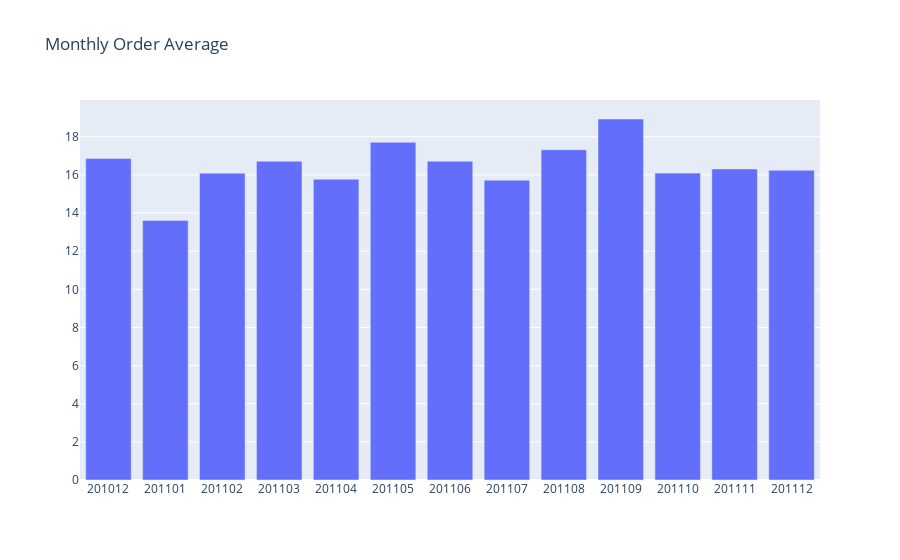

Here is the notebook cell this chart was saved with:
### Code cell
# Visualization
plot_data = [
    go.Bar(
        x = data_monthly_order_avg['InvoiceYearMonth'],
        y = data_monthly_order_avg['Revenue']
    )
]

plot_layout = go.Layout(
        xaxis = {"type": "category"},
        title = 'Monthly Order Average'
    )
fig = go.Figure(data = plot_data, layout = plot_layout)
pyoff.iplot(fig)

### Figure 1 — Plotly figure (JSON) as saved in the notebook; plotly's stock layout.template omitted (floating-point values rounded to 4 significant figures)
{"data": [{"type": "bar", "x": [201012, 201101, 201102, 201103, 201104, 201105, 201106, 201107, 201108, 201109, 201110, 201111, 201112], "y": [16.87, 13.61, 16.09, 16.72, 15.77, 17.71, 16.71, 15.72, 17.32, 18.93, 16.09, 16.31, 16.25]}], "layout": {"title": {"text": "Monthly Order Average"}, "xaxis": {"type": "category"}}}
